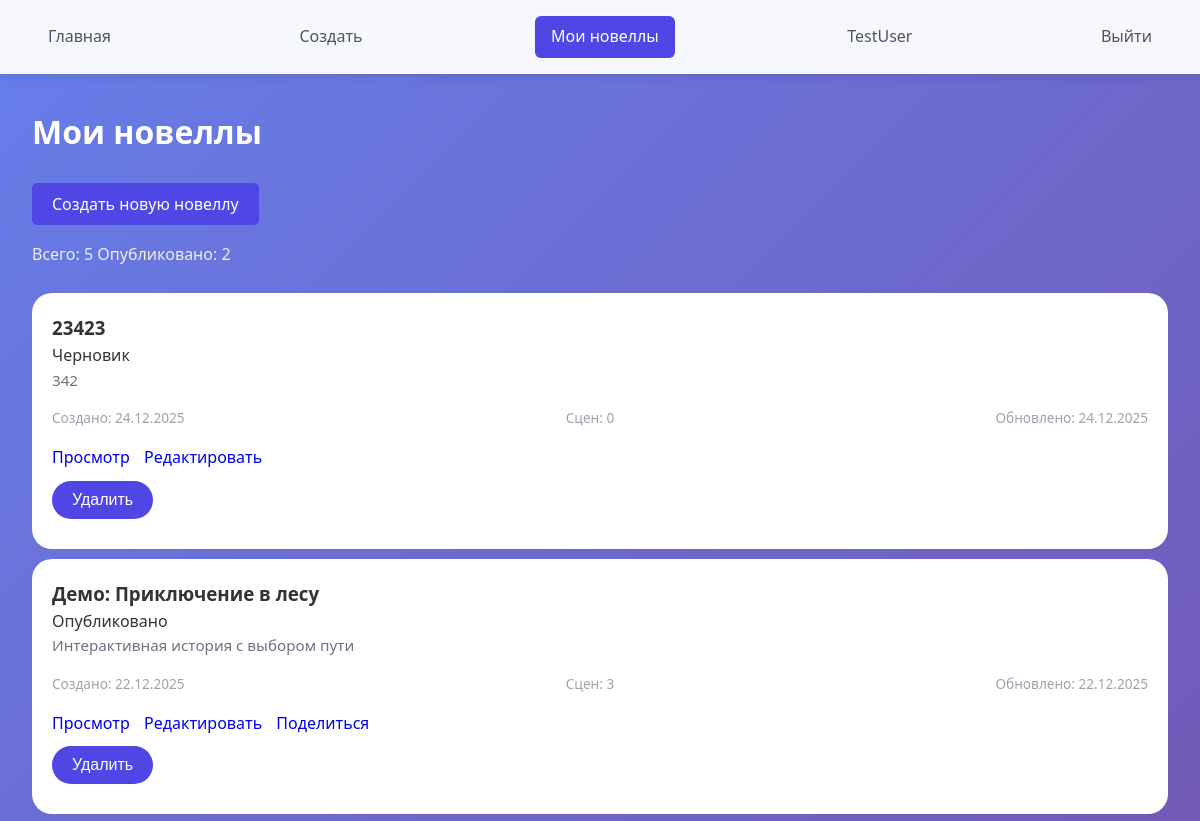
/my_novels (signed in, upper part), run on an earlier commit of the app's database.
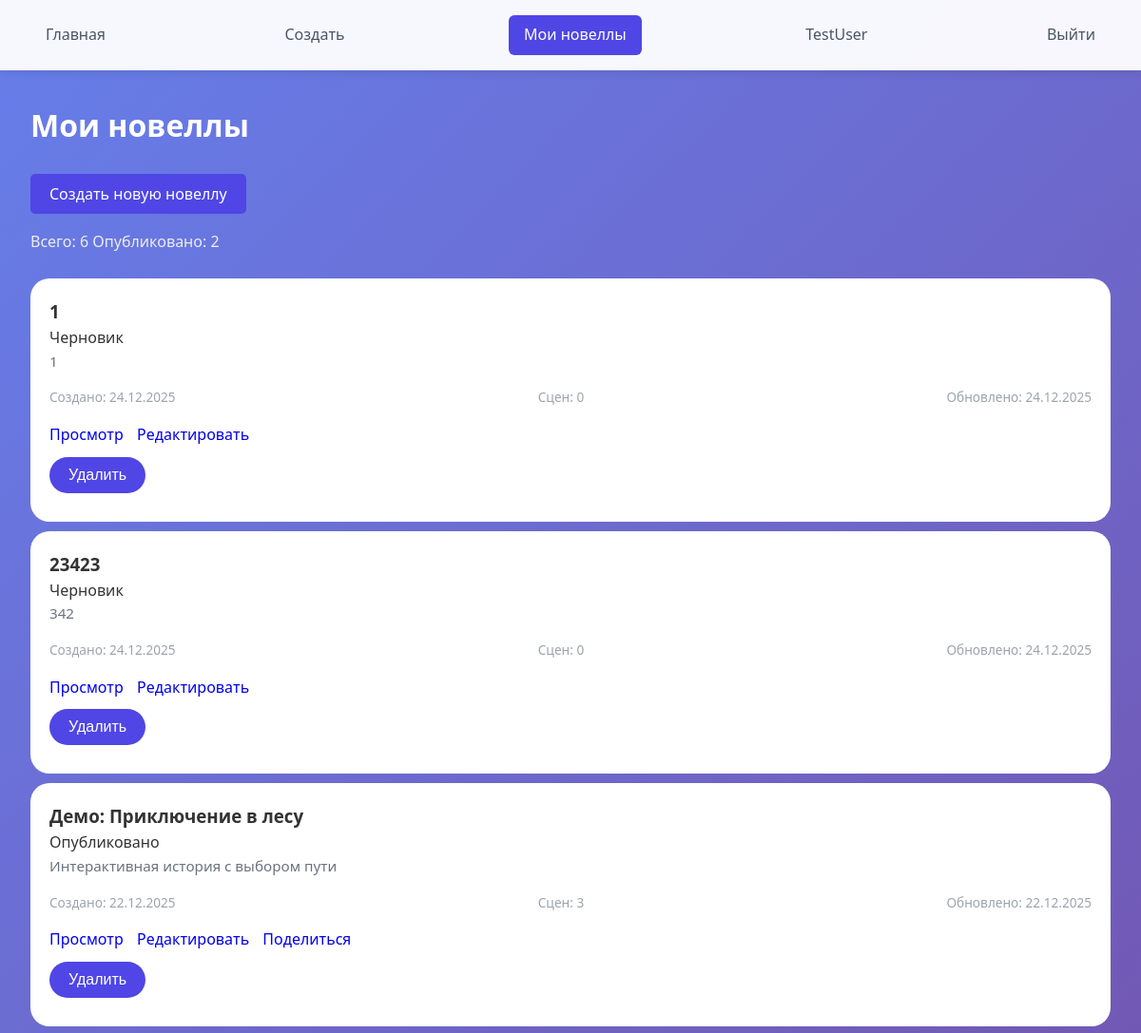
And on a later commit of the database.
### database/db.py (models this page shows)
class Novel(db.Model):
    __tablename__ = 'novel'
    id = db.Column(db.Integer, primary_key=True)
    title = db.Column(db.String(200), nullable=False)
    description = db.Column(db.Text, default='')
    cover_image = db.Column(db.String(200), default='')
    is_published = db.Column(db.Boolean, default=False)
    author_id = db.Column(db.Integer, db.ForeignKey('user.id'), nullable=False)
    created_at = db.Column(db.DateTime, default=datetime.utcnow)
    updated_at = db.Column(db.DateTime, default=datetime.utcnow, onupdate=datetime.utcnow)
    scenes = db.relationship('Scene', backref='novel', lazy=True, order_by='Scene.order')

### app.py (the view)
@app.route('/my_novels')
@login_required
def my_novels():
    try:
        novels = Novel.query.filter_by(author_id=current_user.id).order_by(Novel.created_at.desc()).all()
        novels_with_counts = []
        for novel in novels:
            scene_count = Scene.query.filter_by(novel_id=novel.id).count()
            novels_with_counts.append({
                'novel': novel,
                'scene_count': scene_count
            })
        return render_template('my_novels.html', novels_with_counts=novels_with_counts)
    except Exception as e:
        print(f"Ошибка в my_novels: {e}")
        flash('Ошибка загрузки новелл', 'error')
        return render_template('my_novels.html', novels_with_counts=[])

### app.py (called while the page is built)
@login_manager.user_loader
def load_user(user_id):
    return User.query.get(int(user_id))

### templates/my_novels.html (shortened to what this page needs)
{% extends "base.html" %}
{% block content %}
<h1 class="dop_margin_bot different_color_white">Мои новеллы</h1>
<div class="my-novels-header">
    <a href="/builder" class="btn btn-primary">
         Создать новую новеллу
    </a>
    <div class="stats different_color dop_margin">
        <span class="stat-item">
             Всего: {{ novels_with_counts|length }}
        </span>
        <span class="stat-item">
             Опубликовано: {{ novels_with_counts|selectattr('novel.is_published')|list|length }}
        </span>
    </div>
</div>
{% if novels_with_counts %}
    <div class="my-novels-grid">
        {% for item in novels_with_counts %}
            {% set novel = item.novel %}
            <div class="my-novel-card {% if not novel.is_published %}draft{% endif %}">
                <div class="my-novel-header">
                    <h3>{{ novel.title }}</h3>
                    <span class="novel-status {% if novel.is_published %}published{% else %}draft{% endif %}">
                        {% if novel.is_published %}Опубликовано{% else %}Черновик{% endif %}
                    </span>
                </div>
                <div class="my-novel-body">
                    <p class="novel-description">
                        {{ novel.description|truncate(150) or 'Нет описания' }}
                    </p>
                    <div class="novel-meta">
                        <span class="meta-item">
                             Создано: {{ novel.created_at.strftime('%d.%m.%Y') }}
                        </span>
                        <span class="meta-item">
                             Сцен: {{ item.scene_count }}
                        </span>
                        {% if novel.updated_at %}
                        <span class="meta-item">
                             Обновлено: {{ novel.updated_at.strftime('%d.%m.%Y') }}
                        </span>
                        {% endif %}
                    </div>
                </div>
                <div class="my-novel-actions">
                    <a href="/view/{{ novel.id }}" class="btn btn-sm btn-read" target="_blank">
                         Просмотр
                    </a>
                    <a href="/builder/{{ novel.id }}" class="btn btn-sm btn-edit">
                         Редактировать
                    </a>
                    {% if novel.is_published %}
                        <a href="/view/{{ novel.id }}" class="btn btn-sm btn-share">
                             Поделиться
                        </a>
                    {% endif %}
                    <form action="/delete_novel/{{ novel.id }}" method="POST"
                          onsubmit="return confirm('Удалить новеллу «{{ novel.title }}»?')"
                          class="delete-form">
                        <button type="submit" class="btn btn-sm btn-danger">
                             Удалить
                        </button>
                    </form>
                </div>
            </div>
        {% endfor %}
    </div>
{% endif %}
{% endblock %}

What changed in the data, as far as the page shows it:
added Novel: title "1", description "1", created_at "24.12.2025", updated_at "24.12.2025"
Also different on the page:
{{ novels_with_counts|length }}: "5" → "6"
new list line: "Черновик Создано: Сцен: 0 Обновлено: Просмотр Редактировать Удалить"
